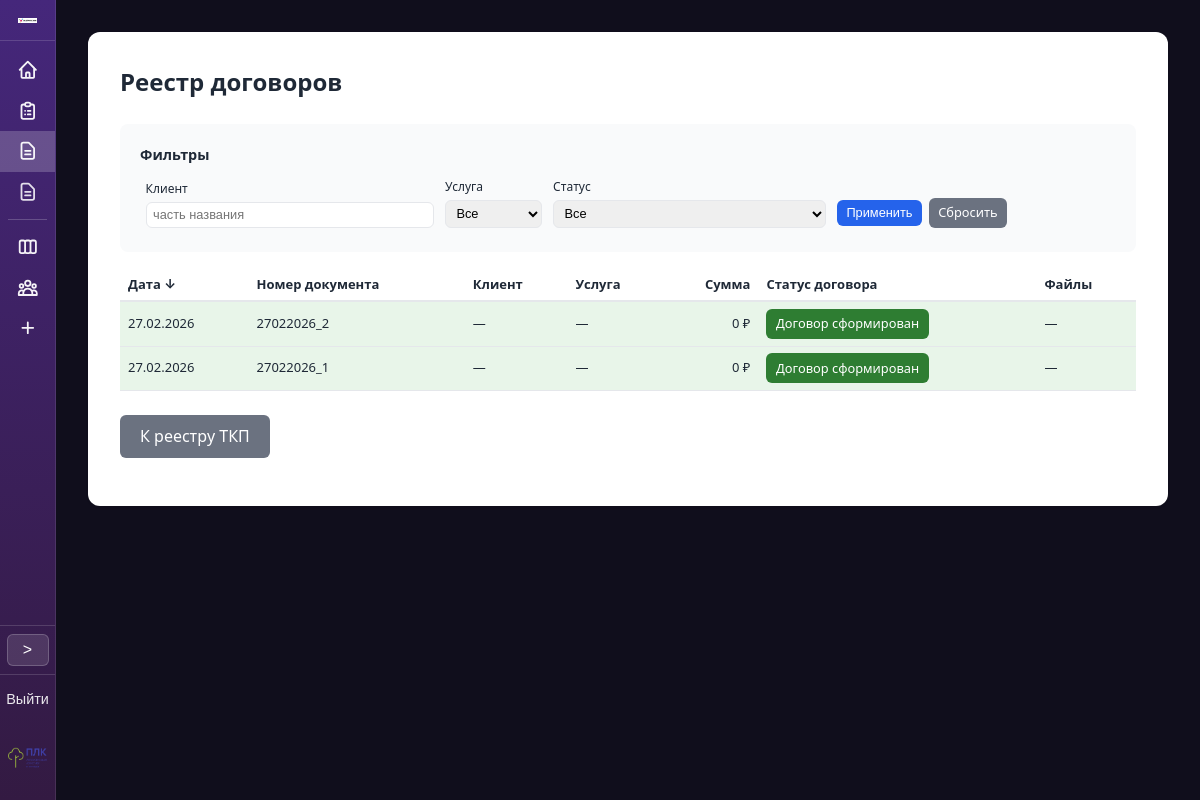
/contracts/ (signed in), run on an earlier commit of the app's database.
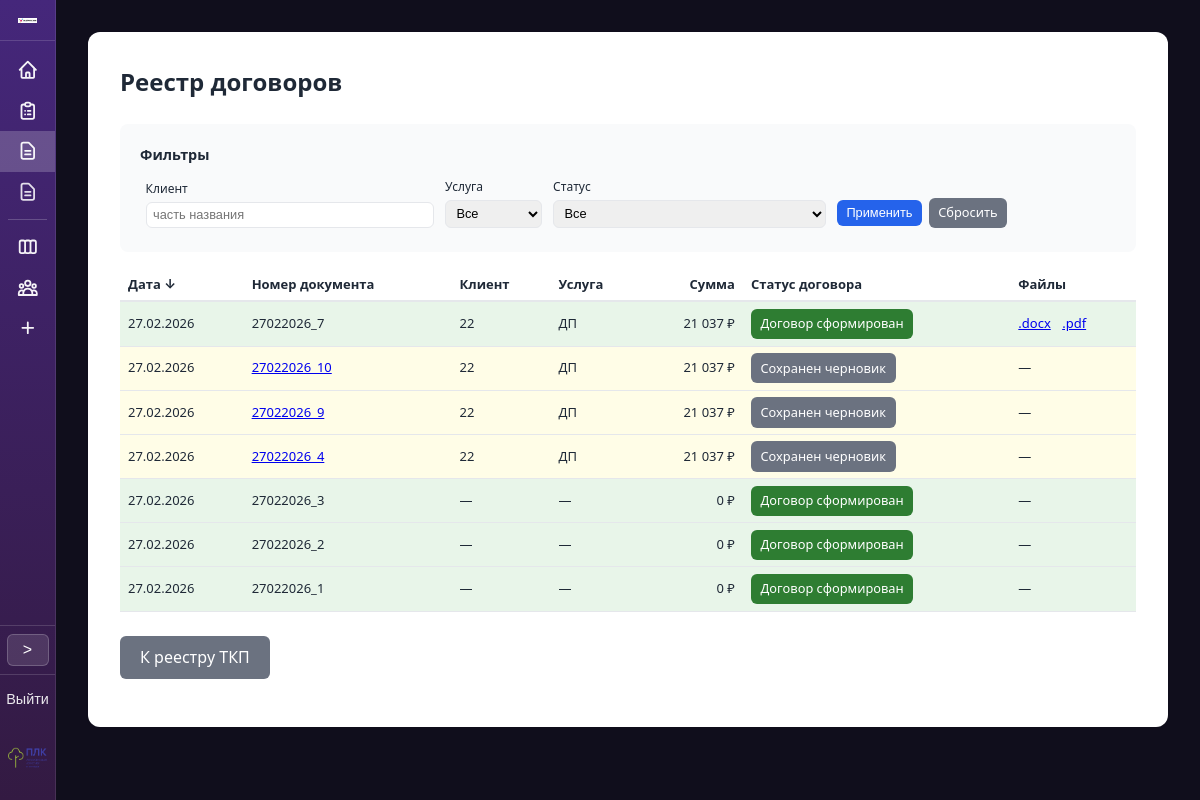
And on a later commit of the database.
### proposals/models.py (models this page shows, shortened)
class ContractRecord(models.Model):
    STATUS_DRAFT = 'draft'
    STATUS_FINAL = 'final'
    STATUS_CHOICES = [
        (STATUS_DRAFT, 'Черновик'),
        (STATUS_FINAL, 'Итоговый'),
    ]
    date = models.DateField('Дата договора')
    number = models.CharField('Номер договора', max_length=50, unique=True)
    status = models.CharField('Статус', max_length=20, choices=STATUS_CHOICES, default=STATUS_FINAL)
    tkp = models.ForeignKey(
        TKPRecord,
        on_delete=models.SET_NULL,
        null=True,
        blank=True,
        verbose_name='ТКП',
        related_name='contracts',
    )
    counterparty = models.ForeignKey(
        Counterparty,
        on_delete=models.SET_NULL,
        null=True,
        blank=True,
        verbose_name='Контрагент',
    )
    client = models.CharField('Клиент', max_length=500, blank=True)
    service = models.CharField('Услуга', max_length=255, blank=True)
    sum_total = models.DecimalField('Сумма', max_digits=15, decimal_places=2, default=0)
    docx_file = models.CharField('Файл DOCX', max_length=255, blank=True)
    pdf_file = models.CharField('Файл PDF', max_length=255, blank=True)
    contract_snapshot = models.JSONField('Снимок реквизитов', null=True, blank=True)
    created_at = models.DateTimeField('Создано', auto_now_add=True)
    class Meta:
        verbose_name = 'Запись договора'
        verbose_name_plural = 'Записи договоров'
        ordering = ['-created_at']

### proposals/views.py (the view)
# urls.py: path('contracts/', views.contract_table_view, name='contract_table'),
@login_required
@require_http_methods(['GET'])
def contract_table_view(request):
    records = ContractRecord.objects.select_related('tkp', 'counterparty')
    client = request.GET.get('client', '').strip()
    service = request.GET.get('service', '').strip()
    status_filter = request.GET.get('status', '').strip().lower()
    if client:
        records = records.filter(client__icontains=client)
    if service:
        records = records.filter(service=service)
    if status_filter == 'draft':
        records = records.filter(status=ContractRecord.STATUS_DRAFT)
    elif status_filter == 'final':
        records = records.filter(status=ContractRecord.STATUS_FINAL)
    sort_col = request.GET.get('sort', '').strip().lower()
    order = request.GET.get('order', 'desc').strip().lower()
    if order not in ('asc', 'desc'):
        order = 'desc'
    order_prefix = '' if order == 'asc' else '-'
    allowed_sort = {'date': 'date', 'number': 'number', 'client': 'client', 'service': 'service', 'sum_total': 'sum_total', 'status': 'status'}
    if sort_col in allowed_sort:
        field = allowed_sort[sort_col]
        if field == 'status':
            records = records.order_by(f'{order_prefix}status', '-date', '-created_at')
        else:
            records = records.order_by(f'{order_prefix}{field}', '-created_at')
    else:
        records = records.order_by('-date', '-created_at')
    services_list = list(ContractRecord.objects.values_list('service', flat=True).distinct().filter(service__isnull=False).exclude(service='').order_by('service'))
    context = {
        'records': records,
        'filters': {'client': client, 'service': service, 'status': status_filter},
        'services_list': services_list,
        'sort': sort_col or 'date',
        'order': order,
    }
    return render(request, 'proposals/contract_table.html', context)

### proposals/templates/proposals/contract_table.html (shortened to what this page needs)
{% extends "proposals/base.html" %}
{% load proposal_filters %}
{% block container_extra_class %}container--wide{% endblock %}
{% block content %}
<div style="overflow-x: auto;">
<h1>Реестр договоров</h1>
<form method="get" action="{% url 'proposals:contract_table' %}" class="summary" style="margin-bottom: 1rem;">
    <p style="margin: 0 0 0.5rem; font-weight: 600; font-size: 0.9rem;">Фильтры</p>
    <table class="table-filters" style="width: 100%; border-collapse: collapse; font-size: 0.8rem;">
        <tr>
            <td style="padding: 0.25rem 0.35rem; vertical-align: bottom;">
                <label for="id_client" style="font-size: 0.75rem;">Клиент</label>
                <input type="text" name="client" id="id_client" value="{{ filters.client }}" placeholder="часть названия" style="margin: 0; padding: 0.3rem 0.4rem; font-size: 0.8rem; width: 100%;">
            </td>
            <td style="padding: 0.25rem 0.35rem; vertical-align: bottom;">
                <label for="id_service" style="font-size: 0.75rem;">Услуга</label>
                <select name="service" id="id_service" style="margin: 0; padding: 0.3rem 0.4rem; font-size: 0.8rem; width: 100%;">
                    <option value="">Все</option>
                </select>
            </td>
            <td style="padding: 0.25rem 0.35rem; vertical-align: bottom;">
                <label for="id_status" style="font-size: 0.75rem;">Статус</label>
                <select name="status" id="id_status" style="margin: 0; padding: 0.3rem 0.4rem; font-size: 0.8rem; width: 100%;">
                    <option value="">Все</option>
                </select>
            </td>
            <td style="padding: 0.25rem 0.35rem; vertical-align: bottom; white-space: nowrap;">
                <button type="submit" class="btn btn-sm">Применить</button>
                <a href="{% url 'proposals:contract_table' %}" class="btn btn-secondary btn-sm" style="margin-left: 0.2rem;">Сбросить</a>
            </td>
        </tr>
    </table>
</form>
<table class="table-contract-list" style="width: 100%; border-collapse: collapse; margin-top: 1rem; font-size: 0.8125rem;">
    <thead>
        <tr style="border-bottom: 2px solid var(--border);">
            <th style="text-align: left; padding: 0.4rem 0.5rem;"><a href="?sort=date&order={% if sort == 'date' and order == 'asc' %}desc{% else %}asc{% endif %}" class="th-sort">Дата {% if sort == 'date' %}{% if order == 'asc' %}↑{% else %}↓{% endif %}{% endif %}</a></th>
            <th style="text-align: left; padding: 0.4rem 0.5rem;"><a href="?sort=number&order={% if sort == 'number' and order == 'asc' %}desc{% else %}asc{% endif %}" class="th-sort">Номер документа </a></th>
            <th style="text-align: left; padding: 0.4rem 0.5rem;"><a href="?sort=client&order={% if sort == 'client' and order == 'asc' %}desc{% else %}asc{% endif %}" class="th-sort">Клиент </a></th>
            <th style="text-align: left; padding: 0.4rem 0.5rem;"><a href="?sort=service&order={% if sort == 'service' and order == 'asc' %}desc{% else %}asc{% endif %}" class="th-sort">Услуга </a></th>
            <th style="text-align: right; padding: 0.4rem 0.5rem;"><a href="?sort=sum_total&order={% if sort == 'sum_total' and order == 'asc' %}desc{% else %}asc{% endif %}" class="th-sort">Сумма </a></th>
            <th style="text-align: left; padding: 0.4rem 0.5rem;"><a href="?sort=status&order={% if sort == 'status' and order == 'asc' %}desc{% else %}asc{% endif %}" class="th-sort">Статус договора </a></th>
            <th style="text-align: left; padding: 0.4rem 0.5rem;">Файлы</th>
        </tr>
    </thead>
    <tbody>
        {% for r in records %}
        <tr style="border-bottom: 1px solid var(--border);" class="{% if r.status == 'draft' %}contract-row-draft{% else %}contract-row-with-contract{% endif %}">
            <td style="padding: 0.4rem 0.5rem;">{{ r.date|date:"d.m.Y" }}</td>
            <td style="padding: 0.4rem 0.5rem;">
                {% if r.status == 'draft' and r.tkp_id %}
                <a href="{% url 'proposals:contract_form' r.tkp_id %}?contract_draft_id={{ r.pk }}">{{ r.number }}</a>
                {% else %}
                {{ r.number }}
                {% endif %}
            </td>
            <td style="padding: 0.4rem 0.5rem;">{{ r.client|default:"—" }}</td>
            <td style="padding: 0.4rem 0.5rem;">{{ r.service|default:"—" }}</td>
            <td style="padding: 0.4rem 0.5rem; text-align: right;">{{ r.sum_total|format_price }} ₽</td>
            <td style="padding: 0.4rem 0.5rem;">
                {% if r.status == 'draft' %}
                <a href="#" class="btn btn-sm btn-contract-draft btn-contract-card-trigger" data-contract-card="{% url 'proposals:contract_card' r.pk %}">Сохранен черновик</a>
                {% else %}
                <a href="#" class="btn btn-sm btn-contract-done btn-contract-card-trigger" data-contract-card="{% url 'proposals:contract_card' r.pk %}">Договор сформирован</a>
                {% endif %}
            </td>
            <td style="padding: 0.4rem 0.5rem;">
                {% if r.docx_file and r.pdf_file %}
                <a href="{% url 'proposals:contract_download' r.pk 'docx' %}" class="table-file-link">.docx</a>
                <a href="{% url 'proposals:contract_download' r.pk 'pdf' %}" class="table-file-link">.pdf</a>
                {% else %}
                —
                {% endif %}
            </td>
        </tr>
        {% empty %}
        <tr>
            <td colspan="8" style="padding: 0.75rem; color: var(--text-muted); font-size: 0.8125rem;">Нет договоров</td>
        </tr>
        {% endfor %}
    </tbody>
</table>
<p style="margin-top: 1.5rem;">
    <a href="{% url 'proposals:table' %}" class="btn btn-secondary">К реестру ТКП</a>
</p>
</div>
{% endblock %}

### proposals/templates/proposals/base.html (shortened to what this page needs)
<!DOCTYPE html>
<html lang="ru">
<head>
    {% load static %}
</head>
<body>
    <div class="layout">
        <aside class="sidebar" id="sidebar">
            <div class="sidebar-header">
                <a href="{% url 'proposals:start' %}">
                    <img src="{% static 'logo.png' %}" alt="Логотип" />
                </a>
            </div>
            <nav>
                <a href="{% url 'proposals:start' %}" class="nav-link {% if request.resolver_match.url_name == 'start' %}nav-active{% endif %}" title="Старт">
                </a>
                <a href="{% url 'proposals:table' %}" class="nav-link {% if request.resolver_match.url_name == 'table' %}nav-active{% endif %}" title="Реестр всех сформированных документов ТКП">
                </a>
                <a href="{% url 'proposals:contract_table' %}" class="nav-link {% if request.resolver_match.url_name == 'contract_table' %}nav-active{% endif %}" title="Реестр всех сформированных договоров">
                    <svg class="nav-link-icon" xmlns="http://www.w3.org/2000/svg" fill="none" viewBox="0 0 24 24" stroke="currentColor" stroke-width="2"><path stroke-linecap="round" stroke-linejoin="round" d="M9 12h6m-6 4h6m2 5H7a2 2 0 01-2-2V5a2 2 0 012-2h5.586a1 1 0 01.707.293l5.414 5.414a1 1 0 01.293.707V19a2 2 0 01-2 2z"/></svg>
                </a>
                <div class="nav-section" data-nav-section="tkp">
                    <div class="nav-section-title" title="Формирование ТКП">
                        <svg class="nav-link-icon" xmlns="http://www.w3.org/2000/svg" fill="none" viewBox="0 0 24 24" stroke="currentColor" stroke-width="2"><path stroke-linecap="round" stroke-linejoin="round" d="M9 12h6m-6 4h6m2 5H7a2 2 0 01-2-2V5a2 2 0 012-2h5.586a1 1 0 01.707.293l5.414 5.414a1 1 0 01.293.707V19a2 2 0 01-2 2z"/></svg>
                    </div>
                </div>
                <hr class="nav-divider">
                <a href="{% url 'proposals:kanban' %}" class="nav-link {% if request.resolver_match.url_name == 'kanban' %}nav-active{% endif %}" title="Канбан доска всех текущих сделок">
                </a>
                <a href="{% url 'proposals:counterparties' %}" class="nav-link {% if request.resolver_match.url_name == 'counterparties' %}nav-active{% endif %}" title="Справочник контрагентов">
                </a>
                <a href="{% url 'proposals:requisites_add' %}" class="nav-link {% if request.resolver_match.url_name == 'requisites_add' %}nav-active{% endif %}" title="Загрузка карточки контрагента, распознавание реквизитов">
                    <svg class="nav-link-icon" xmlns="http://www.w3.org/2000/svg" fill="none" viewBox="0 0 24 24" stroke="currentColor" stroke-width="2"><path stroke-linecap="round" stroke-linejoin="round" d="M12 6v6m0 0v6m0-6h6m-6 0H6"/></svg>
                </a>
            </nav>
            <div class="sidebar-toggle-wrap">
                <button type="button" class="sidebar-toggle" id="sidebar-toggle" title="Развернуть меню" aria-label="Развернуть меню">&gt;</button>
            </div>
            <div class="sidebar-footer">
                <form method="post" action="{% url 'logout' %}" style="margin: 0 0 0.5rem 0; padding: 0;">
                    <button type="submit" style="background: none; border: none; padding: 0.5rem 1.25rem; color: rgba(255,255,255,.9); font-size: 0.9rem; cursor: pointer; text-decoration: none;">Выйти</button>
                </form>
                <a href="https://www.plksoft.ru" target="_blank" rel="noopener noreferrer">
                    <img src="{% static 'plk_logo.png' %}" alt="PLK" />
                </a>
            </div>
        </aside>
        <main class="main {% block main_extra_class %}{% endblock %}">
            {% block main_content %}
            <div class="container {% block container_extra_class %}{% endblock %}">
                <div class="card">
                    {% block content %}{% endblock %}
                </div>
            </div>
            {% endblock %}
        </main>
    </div>
</body>
</html>

What changed in the data, as far as the page shows it:
added ContractRecord: date "27.02.2026", number "27022026_7", client "22", service "ДП", sum_total "21 037", status "Договор сформирован", docx_file ".docx"
added ContractRecord: date "27.02.2026", number "27022026_10", client "22", service "ДП", sum_total "21 037", status "Сохранен черновик"
added ContractRecord: date "27.02.2026", number "27022026_9", client "22", service "ДП", sum_total "21 037", status "Сохранен черновик"
added ContractRecord: date "27.02.2026", number "27022026_4", client "22", service "ДП", sum_total "21 037", status "Сохранен черновик"
added ContractRecord: date "27.02.2026", number "27022026_3", client "—", service "—", sum_total "0", status "Договор сформирован"
